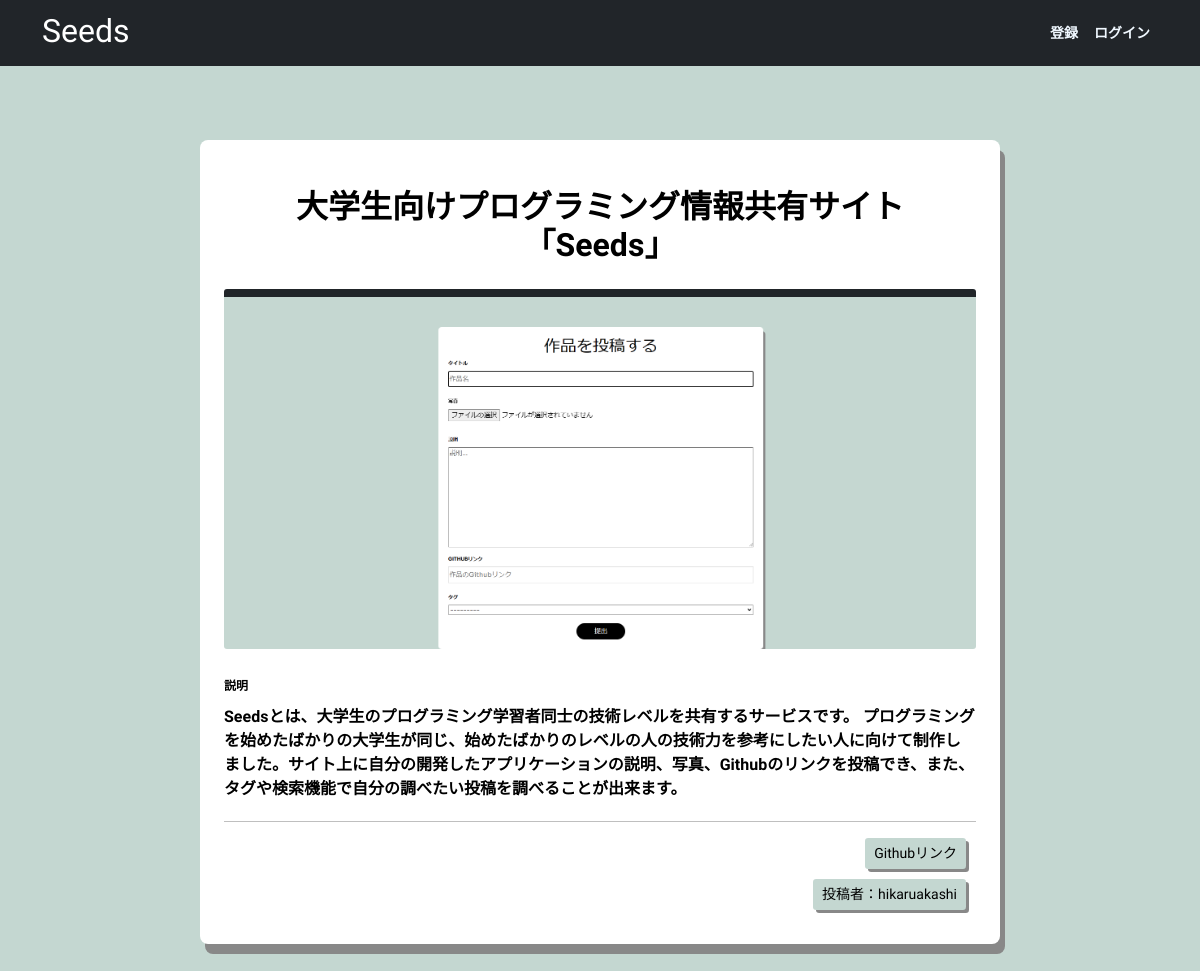
The app's page /post/54/ with its own data.
### app/models.py (models this page shows, shortened)
class Post(models.Model):
    author = models.ForeignKey(User,on_delete=models.SET_NULL,null=True)
    title = models.CharField(max_length=200,null=False)
    image = models.ImageField(upload_to='images/',null=True,blank=True)
    topic = models.ForeignKey(Topic,on_delete=models.SET_NULL,null=True)
    description = models.TextField(null=False)
    link = models.URLField(null=True)
    created_at = models.DateTimeField(auto_now_add=True)
    updated_at = models.DateTimeField(auto_now=True)
    class Meta:
        ordering = ['-created_at','-updated_at']

### app/views.py (the view)
# urls.py: path('post/<str:pk>/',views.post, name="post"),
def post(request,pk):
    post = Post.objects.get(id=pk)
    context = {'post':post}
    return render(request,'app/post.html',context)

### app/templates/app/post.html (shortened to what this page needs)
{% extends 'main.html' %}
{%block content %}
<div class="sub">
    <div class="your-post-item">
        <h2 class="post-title">
            {{post.title}}
        </h2>
        <div class="post-images">
            {% if post.image %}
            <img class="card-img" src="{{ post.image.url }}">
            {% endif %}
        </div>
        <div class="post-description">
            <label for="post-description">説明</label>
                <p class="post-description">
                    {{post.description}}
                </p>
        </div>
        <hr>
        <div class="link">
            <a class="btn btn-sm" role="button" href="{{post.link}}">Githubリンク</a>
        </div>
        <div class="author">
            <a class="btn btn btn-sm" role="button" href="{% url 'user-profile' post.author.id %}">投稿者：{{post.author.username}}</a>
        </div>
    </div>
</div>
{% endblock content %}

### static/styles/main.css (style rules this page uses)
:root { --primary: #0d6ef0; --dark: #21252f; --body: #888; --box-shadow:0 8px 22px rgba(0,0,0,0.2); }
body { font-family: 'Sora', sans-serif; padding-top: 5rem; background-color:#c4d7d1 ; }
a { color: black; text-decoration: none; }
.card-img { width: 500px; height: 500px; object-fit: cover; }
.sub { max-width: 800px; margin: 60px auto; padding: 24px; border-radius: 8px; background-color: white; box-shadow: 5px 10px #888888; }
.your-post-item h2 { color: black; font-weight: 700; text-align: center; margin: 24px; }
.post-images { margin-bottom:24px; }
.post-images img { width: 100%; height: 30vw; display: block; margin: 0 auto; }
.sub { color: black; font-weight: 700; }
.link a, .author a { color:black; box-shadow: 3px 3px #888888; }
.btn { background-color:#c4d7d1; }
.post-description { margin-bottom: 20px; }
.post-description label { font-size: 12px; text-transform: uppercase; margin-bottom: 10px; }
.link, .author { margin:10px; text-align: right; }

### records on screen
Post: title "大学生向けプログラミング情報共有サイト「Seeds」", image (picture), description "Seedsとは、大学生のプログラミング学習者同士の技術レベルを共有するサービスです。 プログラミングを始めたばかりの大学生が同じ、始めたばかりのレベルの人の技術力を参考にしたい人に向けて制作しました。サイト上に自分の開発したアプリケーションの説明、写真、Githubのリンクを投稿でき、また、タグや検索機能で自分の調べたい投稿を調べることが出来ます。", author.username "hikaruakashi"
